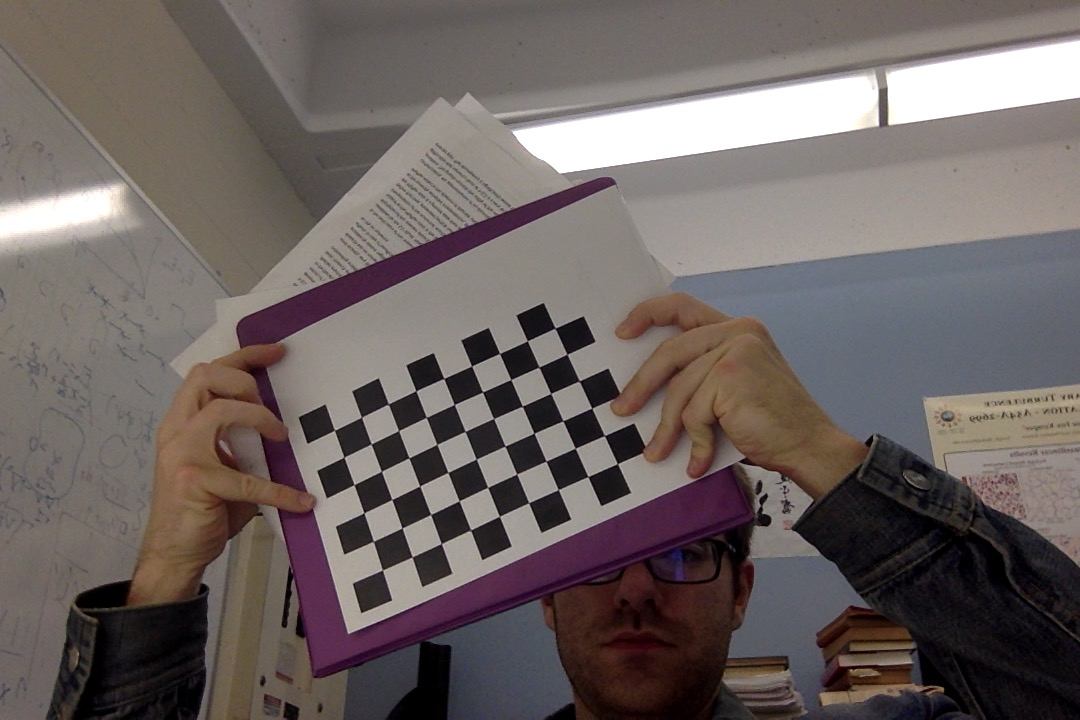
#> input picture calibrate/images/1.jpg, 1080 x 720 px
$ python calibrate.py images/1.jpg   (Python 2 division)
#> lines starting #> are read from the running program, lines starting #| are printed output that depends on the picture; long printed decimals are rounded
#!/usr/bin/env python
# python calibrate.py images/*.jpg


'''

RMS: 0.412602023891
camera matrix:
[[  1.53838143e+03   0.00000000e+00   5.69458466e+02]
 [  0.00000000e+00   1.42300426e+03   3.07700811e+02]
 [  0.00000000e+00   0.00000000e+00   1.00000000e+00]]
distortion coefficients:  [ -1.72492955e+00   2.92563022e+01   1.81932739e-01  -6.04694307e-03
  -2.60917081e+02]

 '''

import numpy as np
import cv2

# local modules
#from common import splitfn

# built-in modules
import os


USAGE = '''
USAGE: calib.py [--save <filename>] [--debug <output path>] [--square_size] [<image mask>]
'''


if __name__ == '__main__':
    import sys
    import getopt
    from glob import glob

    args, img_mask = getopt.getopt(sys.argv[1:], '', ['save=', 'debug=', 'square_size='])
    args = dict(args)
    try:
        img_mask = img_mask[0]
    except:
        img_mask = '../data/left*.jpg'

    img_names = glob(img_mask)
    debug_dir = args.get('--debug')
    square_size = float(args.get('--square_size', 1.0))

    pattern_size = (9, 6)
    pattern_points = np.zeros( (np.prod(pattern_size), 3), np.float32 )
    pattern_points[:,:2] = np.indices(pattern_size).T.reshape(-1, 2)
    pattern_points *= square_size

    obj_points = []
    img_points = []
    h, w = 0, 0
    for fn in img_names:
        print 'processing %s...' % fn,
        img = cv2.imread(fn, 0)
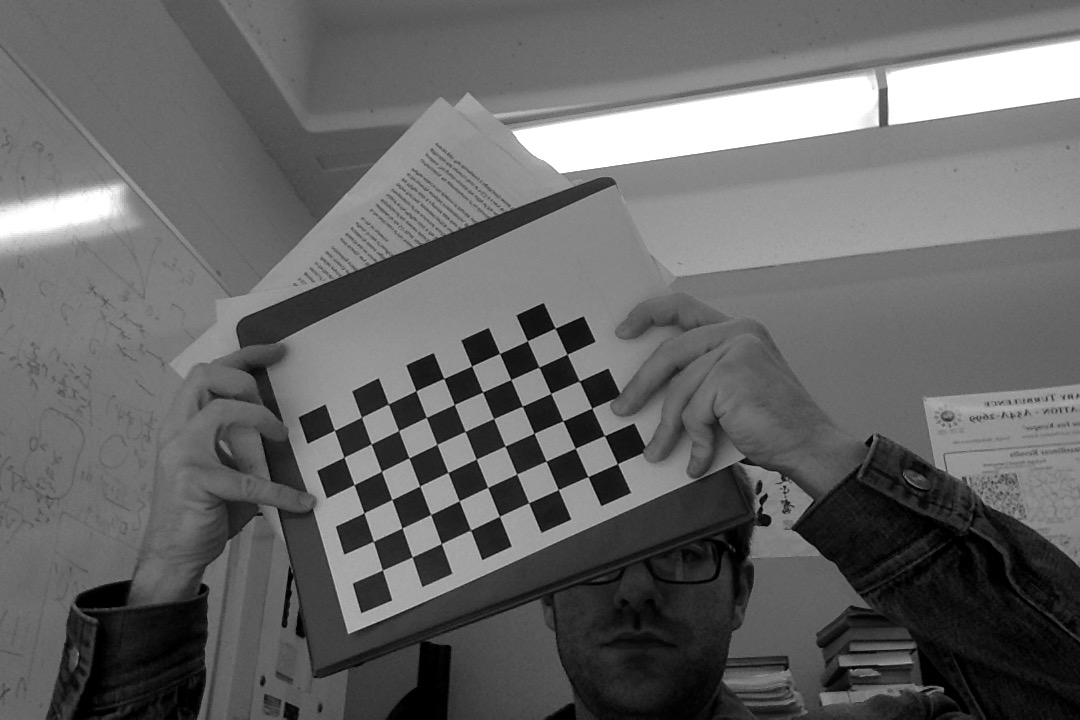
#> img: shape (720, 1080); min 0, max 255, mean 102
        if img is None:
          print "Failed to load", fn
          continue

        h, w = img.shape[:2]
#> h = 720; w = 1080
        found, corners = cv2.findChessboardCorners(img, pattern_size)
#> found = True; corners = 54 rows, first 8: [334.5, 430.1], [361.5, 417.3], [388.2, 404.2], [415.9, 390.8], [443.9, 378.6], [471.6, 366], [499.6, 353.5], [527.4, 340.7]
        if found:
            term = ( cv2.TERM_CRITERIA_EPS + cv2.TERM_CRITERIA_COUNT, 30, 0.1 )
            cv2.cornerSubPix(img, corners, (5, 5), (-1, -1), term)
        if debug_dir:
            vis = cv2.cvtColor(img, cv2.COLOR_GRAY2BGR)
            cv2.drawChessboardCorners(vis, pattern_size, corners, found)
            path, name, ext = splitfn(fn)
            cv2.imwrite('%s/%s_chess.bmp' % (debug_dir, name), vis)
        if not found:
            print 'chessboard not found'
            continue
        img_points.append(corners.reshape(-1, 2))
        obj_points.append(pattern_points)

        print 'ok'

    rms, camera_matrix, dist_coefs, rvecs, tvecs = cv2.calibrateCamera(obj_points, img_points, (w, h), None, None)
#> rms = 0.396; camera_matrix = [[1700.6, 0, 583.6], [0, 1488.9, 241.8], [0, 0, 1]]; dist_coefs = [[-2.07, 31.67, 0.233, -0.012, -241.9]]; rvecs = ([-0.264, 0.182, -0.428],); tvecs = ([-8.05, 6.54, 55.91],)
    print "RMS:", rms
#| RMS: 0.396
    print "camera matrix:\n", camera_matrix
#| camera matrix:
#|  [[1.70061576e+03 0.00000000e+00 5.83556647e+02]
#|  [0.00000000e+00 1.48887698e+03 2.41801869e+02]
#|  [0.00000000e+00 0.00000000e+00 1.00000000e+00]]
    print "distortion coefficients: ", dist_coefs.ravel()
#| distortion coefficients:  [-2.06937611e+00  3.16749019e+01  2.32996330e-01 -1.19987482e-02
#|  -2.41905890e+02]
    cv2.destroyAllWindows()

$ run again, on calibrate/images/3.jpg
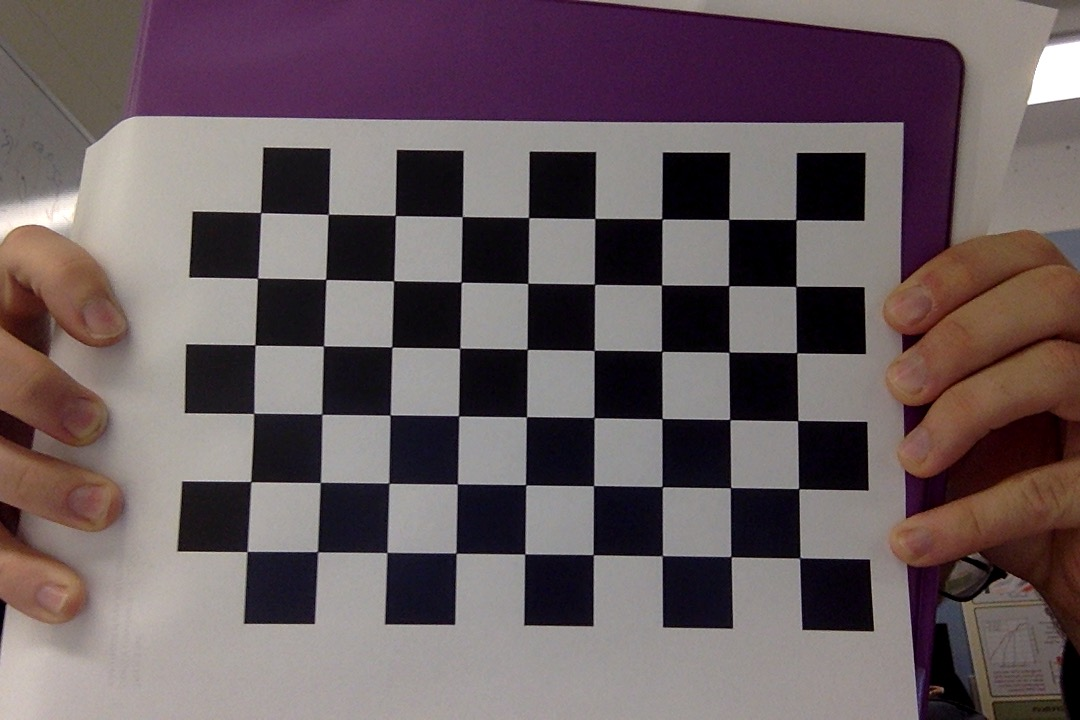
#> input picture calibrate/images/3.jpg, 1080 x 720 px
#> `img = cv2.imread(fn, 0)`:
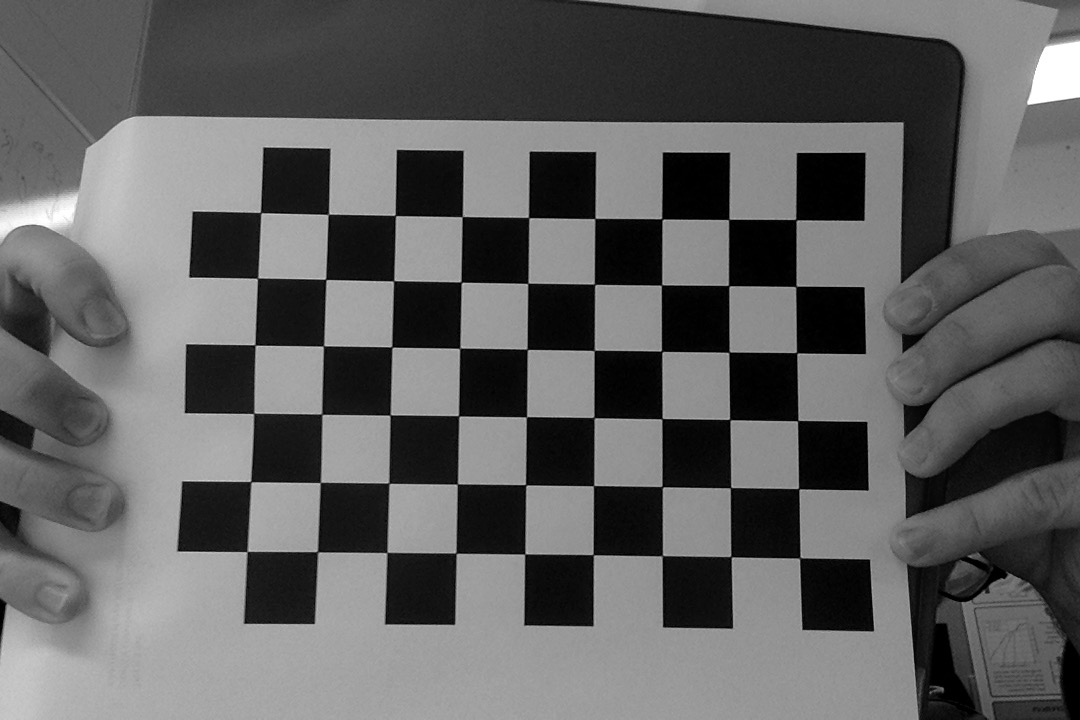
#> img: shape (720, 1080); min 0, max 255, mean 96.4
#> found = True; corners = 54 rows, first 8: [799.9, 557.5], [731.4, 556.9], [662.4, 555.2], [593.4, 554.8], [525, 553.8], [456.1, 553.3], [387, 552.5], [317.4, 551.6]
#> rms = 0.362; camera_matrix = [[2504.6, 0, 543.6], [0, 2555.1, 293.3], [0, 0, 1]]; dist_coefs = [[1.56, -99.22, -0.0225, -0.00186, 2507.4]]; rvecs = ([0.0247, -0.391, -3.11],); tvecs = ([3.72, 3.78, 36.62],)
#| RMS: 0.3616
#| camera matrix:
#|  [[2.50463576e+03 0.00000000e+00 5.43617333e+02]
#|  [0.00000000e+00 2.55508296e+03 2.93332899e+02]
#|  [0.00000000e+00 0.00000000e+00 1.00000000e+00]]
#| distortion coefficients:  [ 1.55562713e+00 -9.92217331e+01 -2.24864629e-02 -1.85873697e-03
#|   2.50742982e+03]

$ run again, on calibrate/images/4.jpg
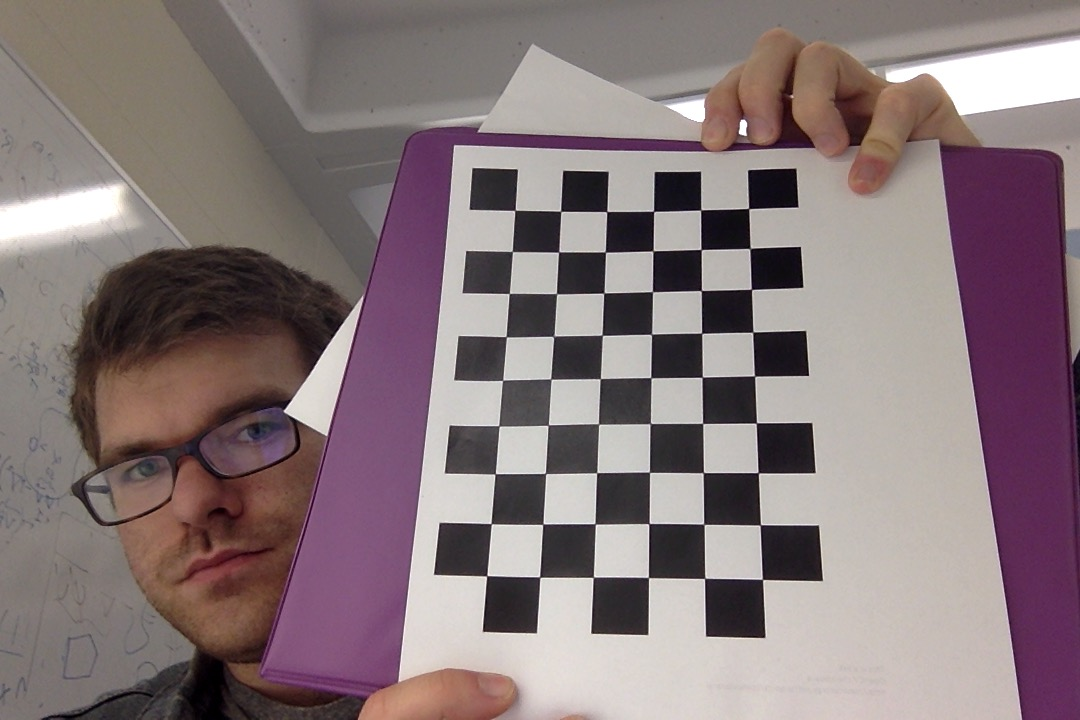
#> input picture calibrate/images/4.jpg, 1080 x 720 px
#> `img = cv2.imread(fn, 0)`:
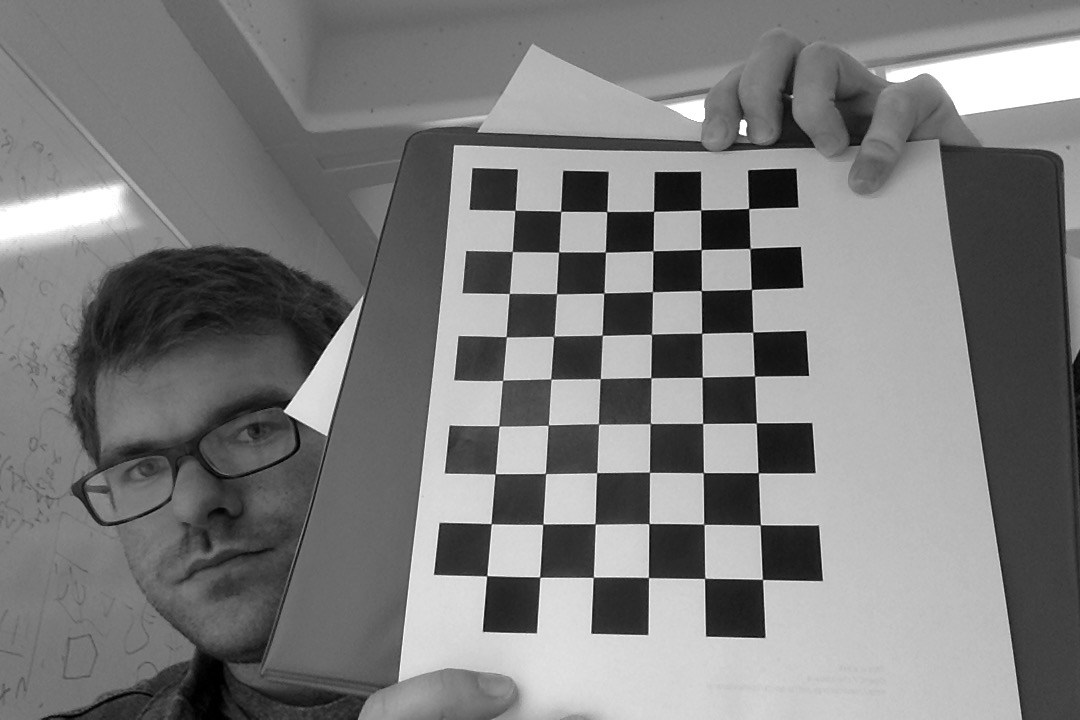
#> img: shape (720, 1080); min 0, max 255, mean 123.8
#> found = True; corners = 54 rows, first 8: [748.6, 208.4], [750.1, 248.7], [751.5, 289.3], [752.8, 332], [754.7, 376.1], [756.3, 423.1], [758.3, 472.7], [760.4, 524.9]
#> rms = 0.888; camera_matrix = [[1545.8, 0, 588.1], [0, 1873.5, 381.6], [0, 0, 1]]; dist_coefs = [[5.4, -401.7, -0.00154, 0.0311, 9866]]; rvecs = ([-0.521, 0.623, 1.51],); tvecs = ([3.4, -3.05, 33.93],)
#| RMS: 0.8885
#| camera matrix:
#|  [[1.54576258e+03 0.00000000e+00 5.88066557e+02]
#|  [0.00000000e+00 1.87352988e+03 3.81570516e+02]
#|  [0.00000000e+00 0.00000000e+00 1.00000000e+00]]
#| distortion coefficients:  [ 5.40277459e+00 -4.01653541e+02 -1.54499204e-03  3.10988299e-02
#|   9.86601345e+03]

$ run again, on calibrate/images/5.jpg
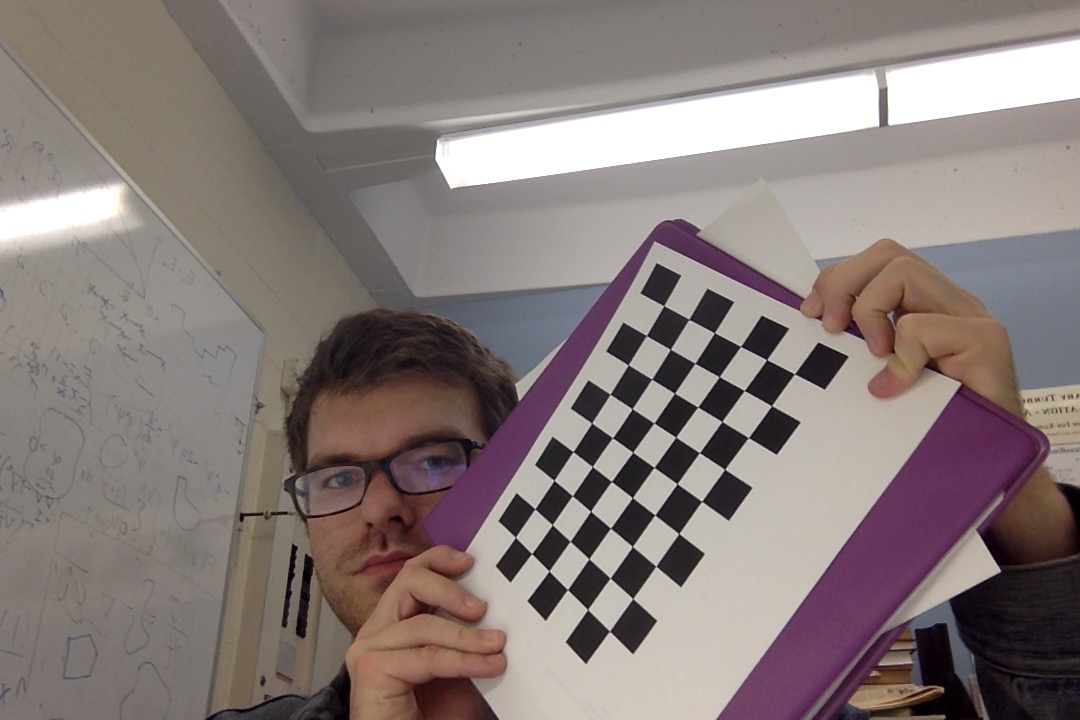
#> input picture calibrate/images/5.jpg, 1080 x 720 px
#> `img = cv2.imread(fn, 0)`:
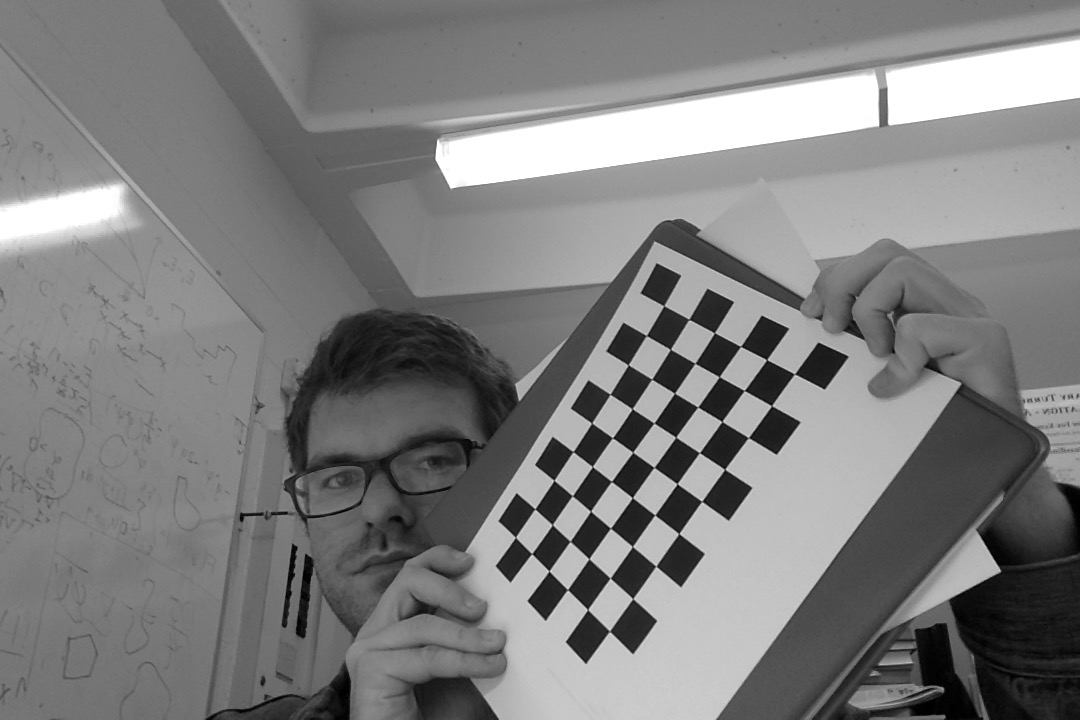
#> img: shape (720, 1080); min 0, max 255, mean 126.3
#> found = True; corners = 54 rows, first 8: [794.4, 374], [771.5, 405.7], [748.4, 437.7], [724.6, 469.3], [701.8, 501.4], [678.7, 533.6], [656, 566.1], [632.7, 598.7]
#> rms = 1.1; camera_matrix = [[2092.2, 0, 445.2], [0, 1221.5, 259.3], [0, 0, 1]]; dist_coefs = [[3.36, -24.71, -0.225, -0.242, 105.7]]; rvecs = ([1.01, 0.902, 1.77],); tvecs = ([5.65, 3.27, 30.92],)
#| RMS: 1.102
#| camera matrix:
#|  [[2.09224110e+03 0.00000000e+00 4.45160917e+02]
#|  [0.00000000e+00 1.22145724e+03 2.59342032e+02]
#|  [0.00000000e+00 0.00000000e+00 1.00000000e+00]]
#| distortion coefficients:  [  3.360 -24.708  -0.2254  -0.2423 105.740]
